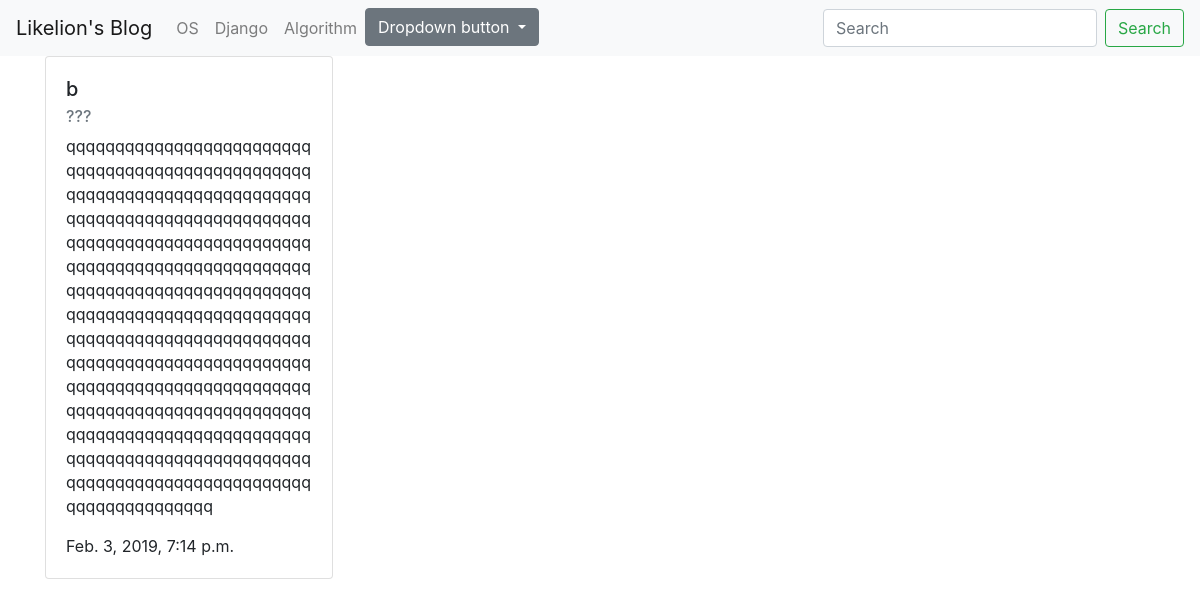
The app's page /os/2 with its own data.
### osStudy/models.py (models this page shows, shortened)
class Post(models.Model):
    title = models.CharField(max_length=250)
    pub_date = models.DateTimeField('date published')
    body = models.TextField()

### osStudy/views.py (the view)
# urls.py: path('<int:post_id>',views.detail,name="dj_detail"),
def detail(request,post_id):
    post = get_object_or_404(Post,pk=post_id)
    return render(request,"os/detail.html",{'post': post})

### osStudy/templates/os/detail.html
{% extends "base.html" %}
{% block content %}
<div class="container">
    <div class="card" style="width: 18rem;">
        <div class="card-body">
            <h5 class="card-title">{{post.title}}</h5>
            <h6 class="card-subtitle mb-2 text-muted">???</h6>
            <p class="card-text">{{post.body}}</p>
            <p class="card-text">{{post.pub_date}}</p>
        </div>
    </div>
</div>
{% endblock content %}

### records on screen
Post: title "b", body "qqqqqqqqqqqqqqqqqqqqqqqqqqqqqqqqqqqqqqqqqqqqqqqqqqqqqqqqqqqqqqqqqqqqqqqqqqqqqqqqqqqqqqqqqqqqqqqqqqqqqqqqqqqqqqqqqqqqqqqqqqqqqqqqqqqqqqqqqqqqqqqqqqqqqqqqqqqqqqqqqqqqqqqqqqqqqqqqqqqqqqqqqqqqqqqqqqqqqqqqqqqqqqqqqqqqqqqqqqqqqqqqqqqqqqqqqqqqqqqqqqqqqqqqqqqqqqqqqqqqqqqqqqqqqqqqqqqqqqqqqqqqqqqqqqqqqqqqqqqqqqqqqqqqqqqqqqqqqqqqqqqqqqqqqqqqqqqqqqqqqqqqqqqqqqqqqqqqqqqqqqqqqqqqqqqqqqqqqqqqqqqqqqqqqq", pub_date "Feb. 3, 2019, 7:14 p.m."
